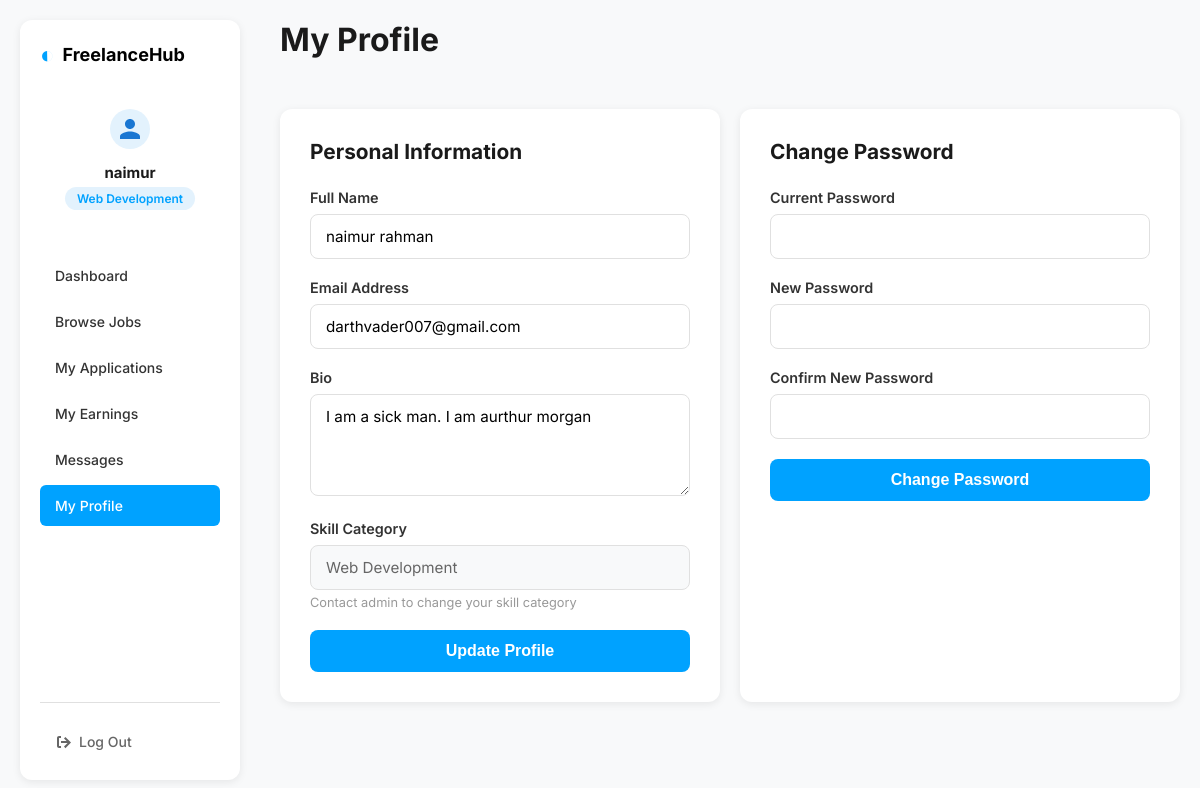
The app's page /freelancer/dashboard.php?page=profile (signed in) with its own data.
### tables this page shows
CREATE TABLE `freelancers` (
  `freelancer_id` int(11) NOT NULL,
  `full_name` varchar(100) NOT NULL,
  `email` varchar(150) NOT NULL,
  `password` varchar(255) NOT NULL,
  `skill_id` int(11) DEFAULT NULL,
  `test_score` decimal(5,2) DEFAULT NULL,
  `status` enum('active','suspended') DEFAULT 'active',
  `created_at` timestamp NOT NULL DEFAULT current_timestamp(),
  `is_verified` tinyint(1) DEFAULT 0,
  `bio` text DEFAULT NULL,
  `profile_picture` varchar(255) DEFAULT NULL,
  `is_suspended` tinyint(1) DEFAULT 0
);

CREATE TABLE `skill_categories` (
  `skill_id` int(11) NOT NULL,
  `skill_name` varchar(100) NOT NULL,
  `created_at` timestamp NOT NULL DEFAULT current_timestamp()
);

### freelancer/pages/profile.php (the view, shortened to what this page needs)
<?php
$freelancer_id = $_SESSION['freelancer_id'];
$profile_query = $conn->prepare("
    SELECT f.*, s.skill_name
    FROM freelancers f
    LEFT JOIN skill_categories s ON f.skill_id = s.skill_id
    WHERE f.freelancer_id = ?
");
$profile_query->bind_param("i", $freelancer_id);
$profile_query->execute();
$profile = $profile_query->get_result()->fetch_assoc();
?>
<div class="profile-container">
    <div class="profile-card">
        <h2>Personal Information</h2>
        <form method="POST" action="actions/update_profile.php" class="profile-form">
            <div class="form-group">
                <label for="full_name">Full Name</label>
                <input type="text" id="full_name" name="full_name"
                       value="<?= htmlspecialchars($profile['full_name']) ?>" required>
            </div>
            <div class="form-group">
                <label for="email">Email Address</label>
                <input type="email" id="email" name="email"
                       value="<?= htmlspecialchars($profile['email']) ?>" required>
            </div>
            <div class="form-group">
                <label for="bio">Bio</label>
                <textarea id="bio" name="bio" rows="4"
                          placeholder="Tell clients about yourself..."><?= htmlspecialchars($profile['bio'] ?? '') ?></textarea>
            </div>
            <div class="form-group">
                <label>Skill Category</label>
                <input type="text" value="<?= htmlspecialchars($profile['skill_name']) ?>" disabled>
                <small>Contact admin to change your skill category</small>
            </div>
            <button type="submit" class="btn-update">Update Profile</button>
        </form>
    </div>
    <div class="profile-card">
        <h2>Change Password</h2>
        <form method="POST" action="actions/change_password.php" class="profile-form">
            <div class="form-group">
                <label for="current_password">Current Password</label>
                <input type="password" id="current_password" name="current_password" required>
            </div>
            <div class="form-group">
                <label for="new_password">New Password</label>
                <input type="password" id="new_password" name="new_password" required minlength="6">
            </div>
            <div class="form-group">
                <label for="confirm_password">Confirm New Password</label>
                <input type="password" id="confirm_password" name="confirm_password" required>
            </div>
            <button type="submit" class="btn-update">Change Password</button>
        </form>
    </div>
</div>
<link rel="stylesheet" href="css/update_profile.css">

### freelancer/css/freelancer_dashboard.css (style rules this page uses)
* { margin: 0; padding: 0; box-sizing: border-box; }
body { font-family: 'Inter', Arial, sans-serif; background-color: #f8f9fa; color: #333; }

### freelancer/css/update_profile.css (style rules this page uses)
.profile-container { display: grid; grid-template-columns: repeat(auto-fit, minmax(400px, 1fr)); gap: 20px; padding: 20px 0; }
.profile-card { background: #fff; padding: 30px; border-radius: 12px; box-shadow: 0 2px 8px rgba(0, 0, 0, 0.08); }
.profile-card h2 { margin: 0 0 25px 0; font-size: 1.3rem; color: #1a1a1a; }
.profile-form .form-group { margin-bottom: 20px; }
.profile-form label { display: block; margin-bottom: 8px; font-weight: 600; color: #333; font-size: 0.9rem; }
.profile-form input, .profile-form textarea { width: 100%; padding: 12px 15px; border: 1px solid #e0e0e0; border-radius: 8px; font-size: 0.95rem; font-family: 'Inter', sans-serif; transition: border-color 0.2s ease; }
.profile-form input:disabled { background: #f8f9fa; color: #666; cursor: not-allowed; }
.profile-form small { display: block; margin-top: 5px; font-size: 0.8rem; color: #999; }
.btn-update { width: 100%; padding: 12px 24px; background: #00a2ff; color: #fff; border: none; border-radius: 8px; font-size: 1rem; font-weight: 600; cursor: pointer; transition: all 0.2s ease; }

### records on screen
freelancers: full_name "naimur rahman", email "darthvader007@gmail.com", bio "I am a sick man. I am aurthur morgan", skill.skill_name "Web Development"

### other values on screen
explode(' ', $freelancer_name)[0] "naimur"
$freelancer_skill "Web Development"
$label "Dashboard"
$label "Browse Jobs"
$label "My Applications"
$label "My Earnings"
$label "Messages"
$label "My Profile"
$pageTitle "My Profile"
